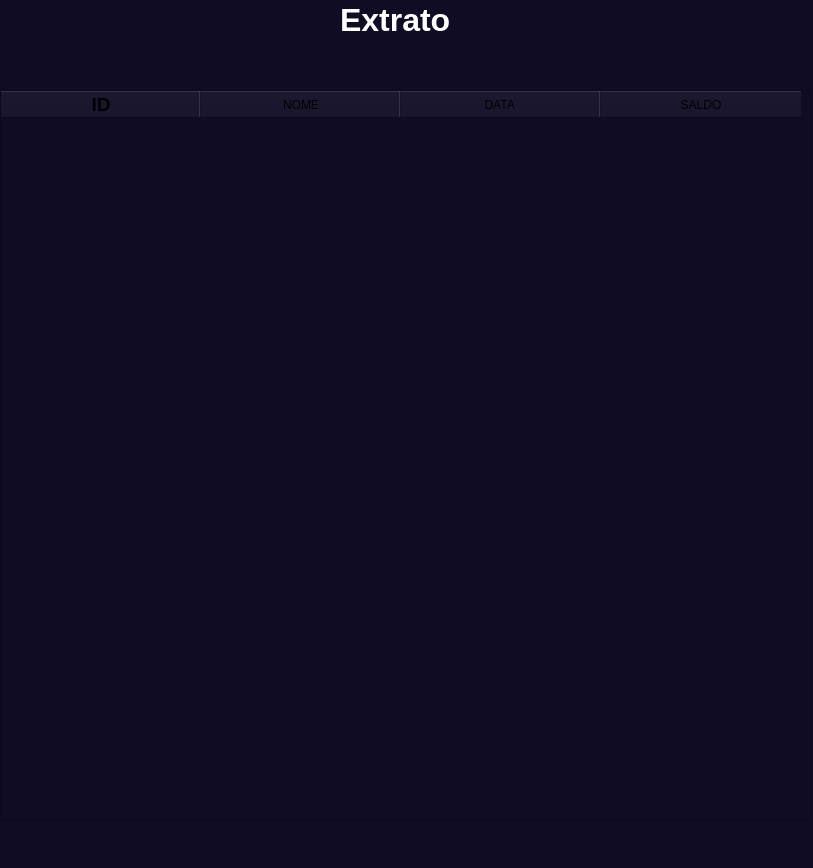
<?xml version="1.0" encoding="UTF-8"?>
<ui version="4.0">
 <class>MainWindow</class>
 <widget class="QMainWindow" name="MainWindow">
  <property name="geometry">
   <rect>
    <x>0</x>
    <y>0</y>
    <width>813</width>
    <height>868</height>
   </rect>
  </property>
  <property name="windowTitle">
   <string>MainWindow</string>
  </property>
  <property name="styleSheet">
   <string notr="true">
background-color: rgb(16, 12, 36);</string>
  </property>
  <widget class="QWidget" name="centralwidget">
   <widget class="QLabel" name="label">
    <property name="geometry">
     <rect>
      <x>340</x>
      <y>0</y>
      <width>118</width>
      <height>39</height>
     </rect>
    </property>
    <property name="font">
     <font>
      <pointsize>24</pointsize>
      <weight>75</weight>
      <bold>true</bold>
     </font>
    </property>
    <property name="styleSheet">
     <string notr="true">
color: rgb(255, 255, 255);</string>
    </property>
    <property name="text">
     <string>Extrato</string>
    </property>
   </widget>
   <widget class="QTableWidget" name="tableWidget">
    <property name="geometry">
     <rect>
      <x>0</x>
      <y>90</y>
      <width>811</width>
      <height>731</height>
     </rect>
    </property>
    <property name="styleSheet">
     <string notr="true">background-color: rgb(20, 12, 52);
color: rgb(255, 255, 255);

}
QHeaderView::section
{
border:none;
font: 700 12pt &quot;Arial&quot;;
background-color: rgb(24,12,52)
}
QLayout::setSizeConstraint
{</string>
    </property>
    <property name="showGrid">
     <bool>true</bool>
    </property>
    <attribute name="horizontalHeaderCascadingSectionResizes">
     <bool>false</bool>
    </attribute>
    <attribute name="horizontalHeaderDefaultSectionSize">
     <number>200</number>
    </attribute>
    <column>
     <property name="text">
      <string>ID</string>
     </property>
     <property name="font">
      <font>
       <pointsize>14</pointsize>
       <weight>75</weight>
       <bold>true</bold>
      </font>
     </property>
     <property name="background">
      <color>
       <red>20</red>
       <green>12</green>
       <blue>52</blue>
      </color>
     </property>
    </column>
    <column>
     <property name="text">
      <string>NOME</string>
     </property>
    </column>
    <column>
     <property name="text">
      <string>DATA </string>
     </property>
    </column>
    <column>
     <property name="text">
      <string>SALDO</string>
     </property>
    </column>
   </widget>
  </widget>
  <widget class="QMenuBar" name="menubar">
   <property name="geometry">
    <rect>
     <x>0</x>
     <y>0</y>
     <width>813</width>
     <height>21</height>
    </rect>
   </property>
  </widget>
  <widget class="QStatusBar" name="statusbar"/>
 </widget>
 <resources/>
 <connections/>
</ui>
